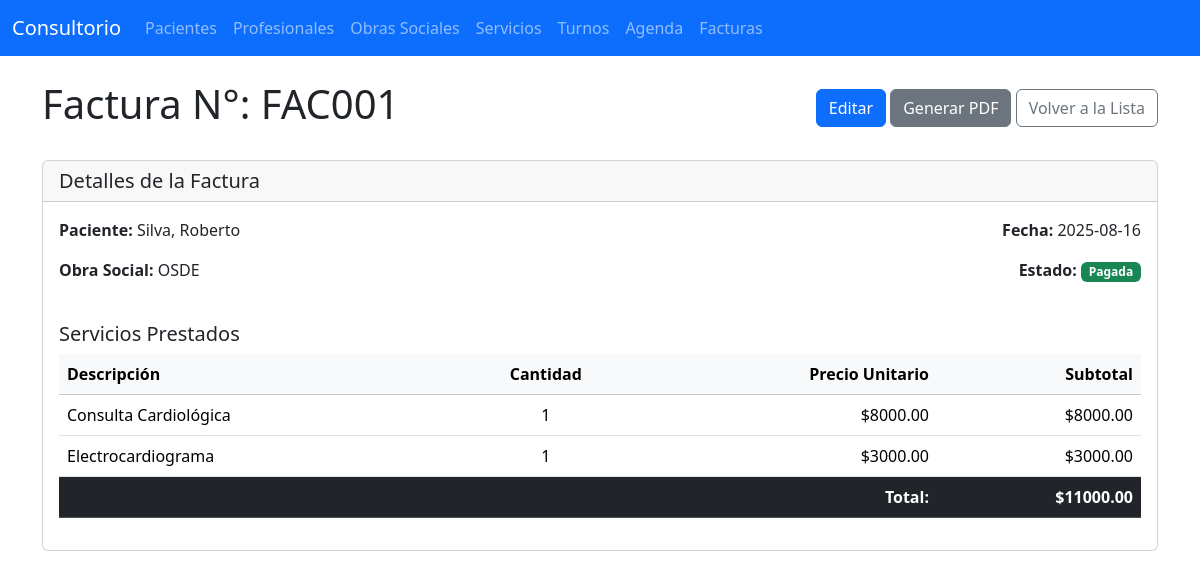
Page /facturas/view/1 on the committed database.
### tables this page shows
CREATE TABLE facturas (
                id INTEGER PRIMARY KEY AUTOINCREMENT,
                numero TEXT UNIQUE NOT NULL,
                paciente_id INTEGER NOT NULL,
                obra_social_id INTEGER,
                fecha DATE NOT NULL,
                total REAL NOT NULL,
                estado TEXT DEFAULT 'Pendiente',
                FOREIGN KEY (paciente_id) REFERENCES pacientes (id),
                FOREIGN KEY (obra_social_id) REFERENCES obras_sociales (id)
            );

CREATE TABLE pacientes (
                id INTEGER PRIMARY KEY AUTOINCREMENT,
                nombre TEXT NOT NULL,
                apellido TEXT NOT NULL,
                dni TEXT UNIQUE NOT NULL,
                telefono TEXT,
                email TEXT,
                direccion TEXT,
                fecha_nacimiento DATE,
                obra_social_id INTEGER,
                numero_afiliado TEXT,
                FOREIGN KEY (obra_social_id) REFERENCES obras_sociales (id)
            );

CREATE TABLE detalle_facturas (
                id INTEGER PRIMARY KEY AUTOINCREMENT,
                factura_id INTEGER NOT NULL,
                servicio_id INTEGER NOT NULL,
                cantidad INTEGER DEFAULT 1,
                precio_unitario REAL NOT NULL,
                subtotal REAL NOT NULL,
                FOREIGN KEY (factura_id) REFERENCES facturas (id),
                FOREIGN KEY (servicio_id) REFERENCES servicios (id)
            );

CREATE TABLE servicios (
                id INTEGER PRIMARY KEY AUTOINCREMENT,
                codigo TEXT UNIQUE NOT NULL,
                descripcion TEXT NOT NULL,
                precio REAL NOT NULL,
                obra_social_id INTEGER,
                FOREIGN KEY (obra_social_id) REFERENCES obras_sociales (id)
            );

### app.py (the view)
@app.route('/facturas/view/<int:id>')
def view_factura(id):
    conn = get_db_connection()
    factura = conn.execute("""
        SELECT f.*, p.nombre as paciente_nombre, p.apellido as paciente_apellido, p.dni, p.direccion,
               COALESCE(os.nombre, 'Particular') as obra_social_nombre
        FROM facturas f
        JOIN pacientes p ON f.paciente_id = p.id
        LEFT JOIN obras_sociales os ON f.obra_social_id = os.id
        WHERE f.id = ?
    """, (id,)).fetchone()
    detalles = conn.execute("""
        SELECT d.id, d.cantidad, d.precio_unitario, d.subtotal, s.descripcion
        FROM detalle_facturas d
        JOIN servicios s ON d.servicio_id = s.id
        WHERE d.factura_id = ?
    """, (id,)).fetchall()
    conn.close()
    if factura is None:
        flash('Factura no encontrada.', 'warning')
        return redirect(url_for('list_facturas'))
    return render_template('facturas/view.html', factura=factura, detalles=detalles)

### app.py (called while the page is built)
def get_db_connection():
    conn = sqlite3.connect(DATABASE)
    conn.row_factory = sqlite3.Row
    return conn

### templates/facturas/view.html (shortened to what this page needs)
{% extends 'layout.html' %}
{% block content %}
<div class="d-flex justify-content-between align-items-center mb-4">
    <h1>Factura N°: {{ factura['numero'] }}</h1>
    <div>
        <a href="{{ url_for('edit_factura', id=factura.id) }}" class="btn btn-primary">Editar</a>
        <a href="{{ url_for('generate_factura_pdf', id=factura.id) }}" class="btn btn-secondary" target="_blank">Generar PDF</a>
        <a href="{{ url_for('list_facturas') }}" class="btn btn-outline-secondary">Volver a la Lista</a>
    </div>
</div>
<div class="card">
    <div class="card-header">
        <h5 class="mb-0">Detalles de la Factura</h5>
    </div>
    <div class="card-body">
        <div class="row">
            <div class="col-md-6">
                <p><strong>Paciente:</strong> {{ factura['paciente_apellido'] }}, {{ factura['paciente_nombre'] }}</p>
                <p><strong>Obra Social:</strong> {{ factura['obra_social_nombre'] }}</p>
            </div>
            <div class="col-md-6 text-md-end">
                <p><strong>Fecha:</strong> {{ factura['fecha'] }}</p>
                <p><strong>Estado:</strong>
                    <span class="badge bg-{% if factura['estado'] == 'Pagada' %}success{% elif factura['estado'] == 'Pendiente' %}warning{% else %}secondary{% endif %}">
                        {{ factura['estado'] }}
                    </span>
                </p>
            </div>
        </div>
        <h5 class="mt-4">Servicios Prestados</h5>
        <table class="table">
            <thead class="table-light">
                <tr>
                    <th>Descripción</th>
                    <th class="text-center">Cantidad</th>
                    <th class="text-end">Precio Unitario</th>
                    <th class="text-end">Subtotal</th>
                </tr>
            </thead>
            <tbody>
                {% for item in detalles %}
                <tr>
                    <td>{{ item['descripcion'] }}</td>
                    <td class="text-center">{{ item['cantidad'] }}</td>
                    <td class="text-end">${{ "%.2f"|format(item['precio_unitario']) }}</td>
                    <td class="text-end">${{ "%.2f"|format(item['subtotal']) }}</td>
                </tr>
                {% endfor %}
            </tbody>
            <tfoot>
                <tr class="table-dark">
                    <td colspan="3" class="text-end"><strong>Total:</strong></td>
                    <td class="text-end"><strong>${{ "%.2f"|format(factura['total']) }}</strong></td>
                </tr>
            </tfoot>
        </table>
    </div>
</div>
{% endblock %}

### rows in the picture
facturas: numero "FAC001", fecha "2025-08-16", estado "Pagada", total "11000.00"
pacientes: paciente_apellido "Silva", paciente_nombre "Roberto"
detalle_facturas: descripcion "Consulta Cardiológica", cantidad "1", precio_unitario "8000.00", subtotal "8000.00"
detalle_facturas: descripcion "Electrocardiograma", cantidad "1", precio_unitario "3000.00", subtotal "3000.00"

### other values in the picture
{{ factura['obra_social_nombre'] }} "OSDE"
